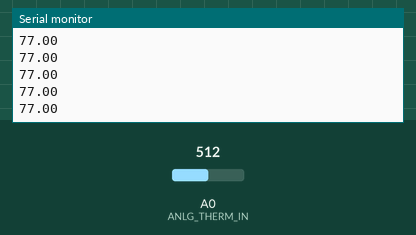
This sketch was run on a simulated Arduino MKR. Shown: the last lines printed to the serial monitor. Inputs (shaded band) come from the test bench; at power-on: A0 (ANLG_THERM_IN) = 512.

Above: at 1.2 s.
1.3 s: A0 (ANLG_THERM_IN) set to 716
At 1.31 s:
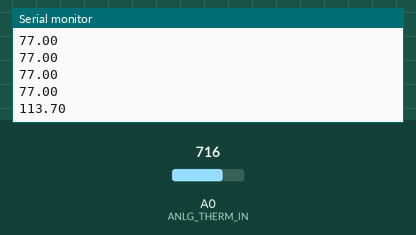
2.8 s: A0 (ANLG_THERM_IN) set to 900
At 2.81 s:
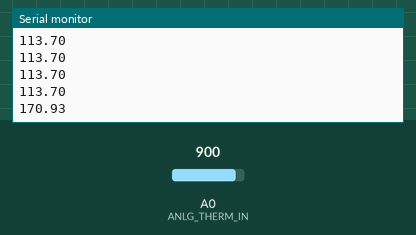
Timing chart, 0 to 5.8 s (numbered marks = the images above; inputs shaded):
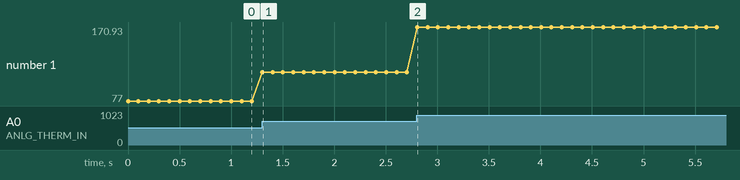

Measured:
- after the input at 1.3 s, the serial monitor: prints a new line at once (image 1)
- after the input at 2.8 s, the serial monitor: prints a new line at once (image 2)
- plotted number 1: 77 → 113.7 after the input at 1.3 s, 113.7 → 170.93 after the input at 2.8 s

The sketch:

temp_data_collector.ino
```cpp
#include "Arduino.h"
#include "WiFi101.h"
#include "WiFiUdp.h"

#define DEBUG

const int ANLG_THERM_IN = A0;

void setup() {
	#ifdef DEBUG
	Serial.begin(9600);
	while(!Serial);
	#endif //DEBUG
}

void loop() {
	int read = analogRead(ANLG_THERM_IN);
	double temp = temperature(read);

	#ifdef DEBUG
	Serial.println(temp);
	#endif

	delay(100);
}

double temperature(int rawADC) {  //Function to perform the fancy math of the Steinhart-Hart equation
	double temp;
	temp = log(((10240000 / rawADC) - 10000));
	temp = 1 / (0.001129148 + (0.000234125 + (0.0000000876741 * temp * temp)) * temp );
	temp = temp - 273.15; // Convert Kelvin to Celsius
	temp = (temp * 9.0) / 5.0 + 32.0;
	return temp;
}
```
